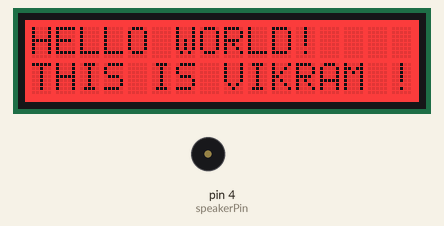
The sketch below on a simulated Arduino Uno, built with avr-gcc and run on an emulated ATmega328P. On the bench: 16×2 character LCD, buzzer (waves = sounding).

Above: at 2.44 s.
Timing chart, 0 to 130.0 s (numbered marks = the images above):
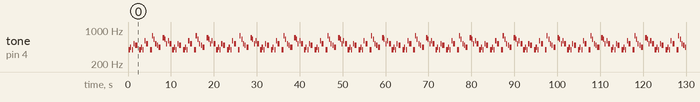

Measured:
- by itself, tone on pin 4 (speakerPin): plays 391 Hz for 0.08 s, 391 Hz for 0.08 s, 439 Hz for 0.24 s, 391 Hz for 0.24 s, 521 Hz for 0.24 s, 491 Hz for 0.48 s … (319 notes in this stretch)

The sketch:

Happy-Birthday-to-You.ino
```cpp
// (licence header left out)
#include <Wire.h>
#include "rgb_lcd.h"

rgb_lcd lcd;

const int colorR = 255;
const int colorG = 0;
const int colorB = 0;

int speakerPin = 4;

int length = 28; // the number of notes

char notes[] = "GGAGcB GGAGdc GGxecBA yyecdc";

int beats[] = { 2, 2, 8, 8, 8, 16, 1, 2, 2, 8, 8,8, 16, 1, 2,2,8,8,8,8,16, 1,2,2,8,8,8,16 };

int temporary = 150;

void playTone(int tone, int duration) {

for (long i = 0; i < duration * 1000L; i += tone * 2) {

   digitalWrite(speakerPin, HIGH);

   delayMicroseconds(tone);

   digitalWrite(speakerPin, LOW);

   delayMicroseconds(tone);

}

}

void playNote(char note, int duration) {

char names[] = {'C', 'D', 'E', 'F', 'G', 'A', 'B',

                 'c', 'd', 'e', 'f', 'g', 'a', 'b',

                 'x', 'y' };

int tones[] = { 1915, 1700, 1519, 1432, 1275, 1136, 1014,

                 956,  834,  765,  593,  468,  346,  224,

                 655 , 715 };

int SPEE = 5;

// play the tone corresponding to the note name

for (int i = 0; i < 17; i++) {

   if (names[i] == note) {
    int newduration = duration/SPEE;
     playTone(tones[i], newduration);

   }

}

}

void setup() {

pinMode(speakerPin, OUTPUT);
 // initialize the lcd
    lcd.begin(16, 2); // Specifies a 16 column, 2 row display
    lcd.setRGB(colorR, colorG, colorB); // Sets the backlight to Red

    lcd.setCursor(0, 0);
    lcd.print("HELLO WORLD!");
    lcd.setCursor(0, 1);
    lcd.print("THIS IS VIKRAM !!");

}

void loop() {

for (int i = 0; i < length; i++) {

   if (notes[i] == ' ') {

     delay(beats[i] * temporary); // rest

   } else {

     playNote(notes[i], beats[i] * temporary);

   }

   // pause between notes

   delay(temporary);

}

}
```
